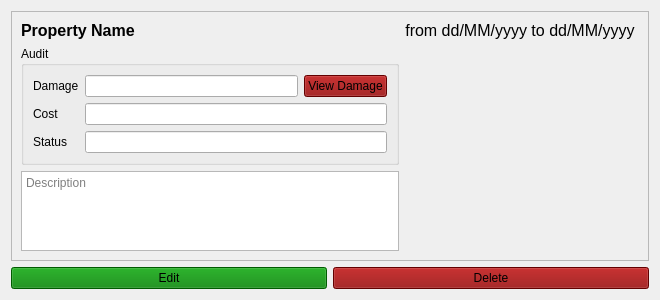
<?xml version="1.0" encoding="UTF-8"?>
<ui version="4.0">
 <class>W_Maintenance</class>
 <widget class="QWidget" name="W_Maintenance">
  <property name="geometry">
   <rect>
    <x>0</x>
    <y>0</y>
    <width>660</width>
    <height>300</height>
   </rect>
  </property>
  <property name="windowTitle">
   <string>Form</string>
  </property>
  <layout class="QGridLayout" name="gridLayout">
   <item row="1" column="0">
    <widget class="QPushButton" name="b_edit">
     <property name="styleSheet">
      <string notr="true">background-color: green;</string>
     </property>
     <property name="text">
      <string>Edit</string>
     </property>
     <property name="icon">
      <iconset resource="../resources/icons.qrc">
       <normaloff>:/assets/accessories-text-editor.svg</normaloff>:/assets/accessories-text-editor.svg</iconset>
     </property>
    </widget>
   </item>
   <item row="1" column="1">
    <widget class="QPushButton" name="b_delete">
     <property name="styleSheet">
      <string notr="true">background-color: darkred;</string>
     </property>
     <property name="text">
      <string>Delete</string>
     </property>
     <property name="icon">
      <iconset resource="../resources/icons.qrc">
       <normaloff>:/assets/user-trash.svg</normaloff>:/assets/user-trash.svg</iconset>
     </property>
    </widget>
   </item>
   <item row="0" column="0" colspan="2">
    <widget class="QFrame" name="frame">
     <property name="frameShape">
      <enum>QFrame::Shape::StyledPanel</enum>
     </property>
     <property name="frameShadow">
      <enum>QFrame::Shadow::Raised</enum>
     </property>
     <layout class="QGridLayout" name="gridLayout_2">
      <item row="0" column="0">
       <widget class="QLabel" name="l_property_name">
        <property name="sizePolicy">
         <sizepolicy hsizetype="Maximum" vsizetype="Preferred">
          <horstretch>0</horstretch>
          <verstretch>0</verstretch>
         </sizepolicy>
        </property>
        <property name="font">
         <font>
          <pointsize>12</pointsize>
          <bold>true</bold>
         </font>
        </property>
        <property name="text">
         <string>Property Name</string>
        </property>
       </widget>
      </item>
      <item row="0" column="1">
       <widget class="QLabel" name="l_period">
        <property name="sizePolicy">
         <sizepolicy hsizetype="Preferred" vsizetype="Maximum">
          <horstretch>0</horstretch>
          <verstretch>0</verstretch>
         </sizepolicy>
        </property>
        <property name="font">
         <font>
          <pointsize>12</pointsize>
         </font>
        </property>
        <property name="text">
         <string>from dd/MM/yyyy to dd/MM/yyyy </string>
        </property>
        <property name="alignment">
         <set>Qt::AlignmentFlag::AlignRight|Qt::AlignmentFlag::AlignTrailing|Qt::AlignmentFlag::AlignVCenter</set>
        </property>
       </widget>
      </item>
      <item row="1" column="0">
       <widget class="QGroupBox" name="groupBox_2">
        <property name="title">
         <string>Audit</string>
        </property>
        <layout class="QGridLayout" name="gridLayout_3">
         <item row="0" column="1">
          <widget class="QLineEdit" name="le_damage"/>
         </item>
         <item row="0" column="0">
          <widget class="QLabel" name="label_5">
           <property name="text">
            <string>Damage</string>
           </property>
          </widget>
         </item>
         <item row="1" column="0">
          <widget class="QLabel" name="label_4">
           <property name="text">
            <string>Cost</string>
           </property>
          </widget>
         </item>
         <item row="2" column="0">
          <widget class="QLabel" name="label_3">
           <property name="text">
            <string>Status</string>
           </property>
          </widget>
         </item>
         <item row="0" column="2">
          <widget class="QPushButton" name="b_view_damage">
           <property name="styleSheet">
            <string notr="true">background-color: darkred;</string>
           </property>
           <property name="text">
            <string>View Damage</string>
           </property>
           <property name="icon">
            <iconset resource="../resources/icons.qrc">
             <normaloff>:/assets/disk-burner.svg</normaloff>:/assets/disk-burner.svg</iconset>
           </property>
          </widget>
         </item>
         <item row="1" column="1" colspan="2">
          <widget class="QLineEdit" name="le_cost"/>
         </item>
         <item row="2" column="1" colspan="2">
          <widget class="QLineEdit" name="le_status"/>
         </item>
        </layout>
       </widget>
      </item>
      <item row="2" column="0">
       <widget class="QTextEdit" name="te_description">
        <property name="readOnly">
         <bool>true</bool>
        </property>
        <property name="placeholderText">
         <string>Description</string>
        </property>
       </widget>
      </item>
      <item row="1" column="1" rowspan="2">
       <layout class="QGridLayout" name="layout_images"/>
      </item>
     </layout>
    </widget>
   </item>
  </layout>
 </widget>
 <resources>
  <include location="../resources/icons.qrc"/>
 </resources>
 <connections/>
</ui>
